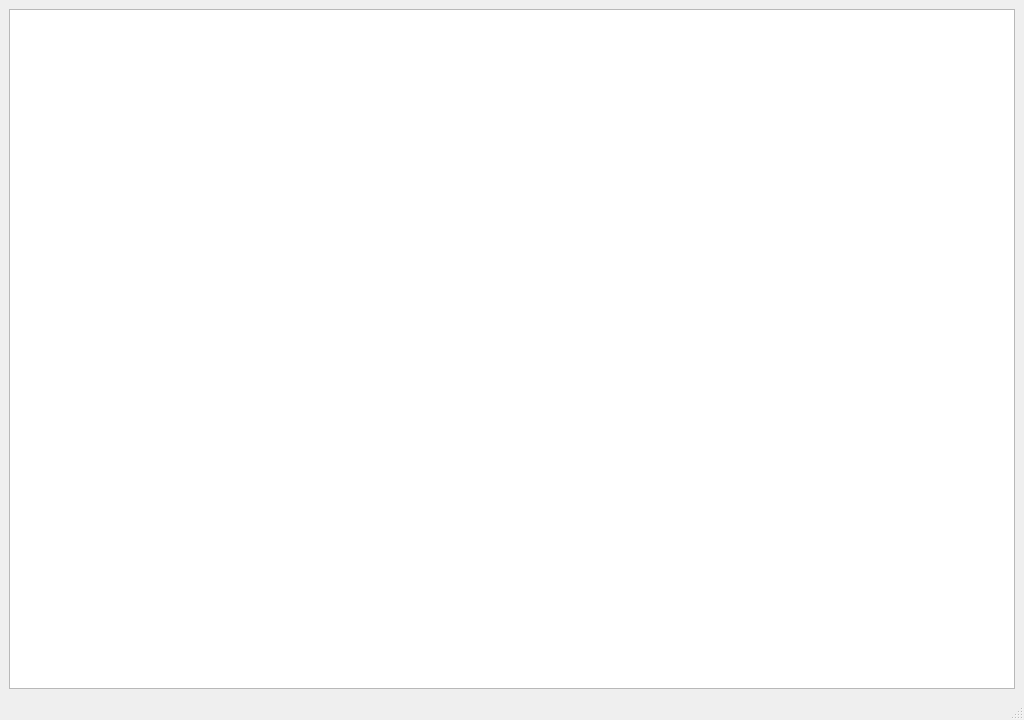
<?xml version="1.0" encoding="UTF-8"?>
<ui version="4.0">
 <class>main_window</class>
 <widget class="QMainWindow" name="main_window">
  <property name="geometry">
   <rect>
    <x>0</x>
    <y>0</y>
    <width>1024</width>
    <height>720</height>
   </rect>
  </property>
  <property name="windowTitle">
   <string>main_window</string>
  </property>
  <widget class="QWidget" name="centralwidget">
   <layout class="QVBoxLayout" name="verticalLayout">
    <item>
     <widget class="QChartView" name="chartView"/>
    </item>
   </layout>
  </widget>
  <widget class="QMenuBar" name="menubar">
   <property name="geometry">
    <rect>
     <x>0</x>
     <y>0</y>
     <width>1024</width>
     <height>21</height>
    </rect>
   </property>
  </widget>
  <widget class="QStatusBar" name="statusbar"/>
 </widget>
 <customwidgets>
  <customwidget>
   <class>QChartView</class>
   <extends>QGraphicsView</extends>
   <header>QtCharts</header>
  </customwidget>
 </customwidgets>
 <resources/>
 <connections/>
</ui>
